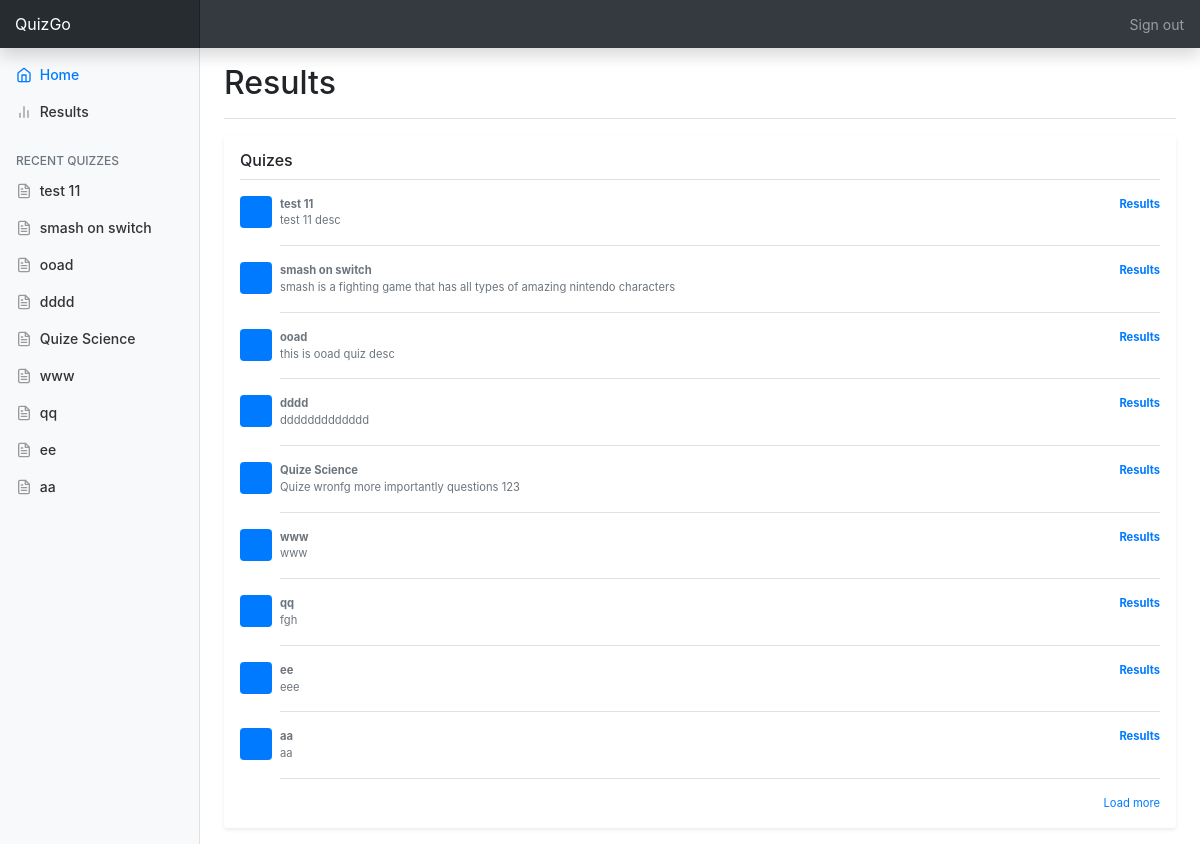
Page /advisor-results.php on the committed database.
### tables this page shows
CREATE TABLE IF NOT EXISTS `quiz` (
  `id` int(11) NOT NULL AUTO_INCREMENT,
  `title` varchar(255) NOT NULL,
  `description` varchar(255) NOT NULL,
  `startDate` datetime NOT NULL,
  `endDate` datetime NOT NULL,
  `timer` time NOT NULL,
  `numOfQ` int(11) NOT NULL,
  `userID` int(11) DEFAULT NULL,
  PRIMARY KEY (`id`),
  KEY `userID` (`userID`)
);

### dbFunctions.php (called while the page is built, shortened)
<?php
function setConnectionInfo($values=array()){
	try {
	$connString = $values[0];
	$user = $values[1];
	$password = $values[2];
	$pdo = new PDO($connString,$user, $password);
	$pdo->setAttribute(PDO::ATTR_ERRMODE,PDO::ERRMODE_EXCEPTION);
	return $pdo;
	}
	catch(PDOException $e){
		die($e->getMessage());
	}
}
function read($table){
	$pdo = setConnectionInfo(array(DBCONNECTION,DBUSER,DBPASS));
	$sql = "SELECT * FROM $table" ;
	try {
	$statement = $pdo->prepare($sql);
	$statement->execute();
	}
	catch(PDOException $e){
		die($e->getMessage());
	}
	return $statement;
}
?>

### globaldata.php (called while the page is built, shortened)
<?php
require_once('dbFunctions.php');
$quizes = read("quiz");
?>

### advisor-results.php (the view, shortened to what this page needs)
<?php
require_once('../../DB/dbFunctions.php');
require_once('../../DB/globaldata.php');
$manage_quizes = read("quiz");
?>
<html lang="en">
  <head>
    <?php include '../general/bootstrapMagic.php' ?>
    <link href="../../css/home.css" rel="stylesheet">
  </head>
  <body>
    <?php include 'top-nav.php'?>
    <div class="container-fluid">
      <div class="row">
        <?php include 'side-nav.php' ?>
        <main role="main" class="col-md-9 ml-sm-auto col-lg-10 px-4">
          <div class="d-flex justify-content-between flex-wrap flex-md-nowrap align-items-center pt-3 pb-2 mb-3 border-bottom">
            <h1 class="h2">Results</h1>
          </div>
          <div class="my-3 p-3 bg-white rounded shadow-sm">
            <h6 class="border-bottom border-gray pb-2 mb-0">Quizes</h6>
            <?php foreach ($manage_quizes as $quiz) { ?>
              <div class="media text-muted pt-3">
                <svg class="bd-placeholder-img mr-2 rounded" width="32" height="32" xmlns="http://www.w3.org/2000/svg" preserveAspectRatio="xMidYMid slice" focusable="false" role="img" aria-label="Placeholder: 32x32"><title>Placeholder</title><rect width="100%" height="100%" fill="#007bff"></rect><text x="50%" y="50%" fill="#007bff" dy=".3em">32x32</text></svg>
                <p class="media-body pb-3 mb-0 small lh-125 border-bottom border-gray">
                  <strong class="text-gray-dark"><?php echo $quiz[1]; ?></strong>
                  <a href="advisor-student-result.php?id=<?php echo $currentUser[0];?>&quizId=<?php echo $quiz[0] ?>"><strong class=" text-gray-dark float-right">Results</strong></a>
                  <br>
                  <?php echo $quiz[2]; ?>
                </p>
              </div>
            <?php } ?>
            <small class="d-block text-right mt-3">
              <a href="#">Load more</a>
            </small>
          </div>
      </div>
    </div>
  </body>
</html>

### bootstrapMagic.php (shortened to what this page needs)
<link rel="stylesheet" href="../../css/bootstrap.min.css">

### top-nav.php
<header>
<nav class="navbar navbar-dark fixed-top bg-dark flex-md-nowrap p-0 shadow">
  <a class="navbar-brand col-sm-3 col-md-2 mr-0" href="student-home.php?id=<?php echo $currentUser[0] ?>"> QuizGo </a>
  <ul class="navbar-nav px-3">
    <li class="nav-item text-nowrap">
      <a class="nav-link" href="../general/login.php">Sign out</a>
    </li>
  </ul>
</nav>
</header>

### side-nav.php (shortened to what this page needs)
<html lang="en">
<head>
  <?php include '../general/bootstrapMagic.php' ?>
  <link href="../../css/home.css" rel="stylesheet">
</head>
    <nav class="col-md-2 d-none d-md-block bg-light sidebar">
      <div class="sidebar-sticky">
        <ul class="nav flex-column">
          <li class="nav-item">
            <a class="nav-link active" href="student-home.php?id=<?php echo $currentUser[0] ?>">
              Home <span class="sr-only">(current)</span>
            </a>
          </li>
          <li class="nav-item">
            <a class="nav-link" href="results.php?id=<?php echo $currentUser[0]?>">
              Results
            </a>
          </li>
        </ul>
        <h6 class="sidebar-heading d-flex justify-content-between align-items-center px-3 mt-4 mb-1 text-muted">
          <span>Recent Quizzes</span>
        </h6>
        <ul class="nav flex-column mb-2">
          <?php foreach ($quizes as $quiz) { ?>
              <li class="nav-item">
                <a class="nav-link" href="quiz-confirmation.php?id=<?php echo $quiz[0]; ?>&studentId=<?php echo $currentUser[0] ?>">
                  <?php echo $quiz[1]; ?>
                </a>
              </li>
          <?php } ?>
        </ul>
      </div>
    </nav>
</html>

### home.css (style rules this page uses)
body { font-size: .875rem; }
.feather { width: 16px; height: 16px; vertical-align: text-bottom; }
.sidebar { position: fixed; top: 0; bottom: 0; left: 0; z-index: 100; padding: 48px 0 0; box-shadow: inset -1px 0 0 rgba(0, 0, 0, .1); }
.sidebar-sticky { position: relative; top: 0; height: calc(100vh - 48px); padding-top: .5rem; overflow-x: hidden; overflow-y: auto; }
.sidebar .nav-link { font-weight: 500; color: #333; }
.sidebar .nav-link .feather { margin-right: 4px; color: #999; }
.sidebar .nav-link.active { color: #007bff; }
.sidebar .nav-link:hover .feather, .sidebar .nav-link.active .feather { color: inherit; }
.sidebar-heading { font-size: .75rem; text-transform: uppercase; }
[role="main"] { padding-top: 133px; }
@media (min-width: 768px) { [role="main"] { padding-top: 48px; } }
.navbar-brand { padding-top: .75rem; padding-bottom: .75rem; font-size: 1rem; background-color: rgba(0, 0, 0, .25); box-shadow: inset -1px 0 0 rgba(0, 0, 0, .25); }

### bootstrapMagic.php (style rules this page uses)
.bd-placeholder-img { font-size: 1.125rem; text-anchor: middle; -webkit-user-select: none; -moz-user-select: none; -ms-user-select: none; user-select: none; }

### rows in the picture
quiz: title "test 11", description "test 11 desc"
quiz: title "smash on switch", description "smash is a fighting game that has all types of amazing nintendo characters"
quiz: title "ooad", description "this is ooad quiz desc"
quiz: title "dddd", description "ddddddddddddd"
quiz: title "Quize Science", description "Quize wronfg more importantly questions 123"
quiz: title "www", description "www"
quiz: title "qq", description "fgh"
quiz: title "ee", description "eee"
quiz: title "aa", description "aa"
